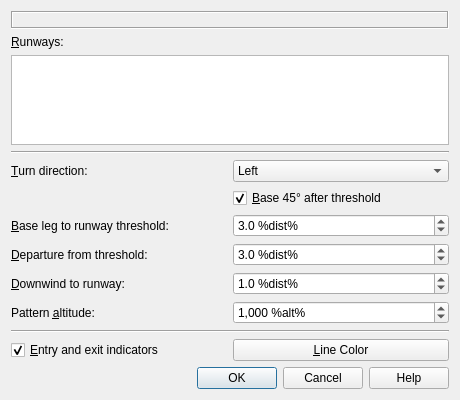
<?xml version="1.0" encoding="UTF-8"?>
<ui version="4.0">
 <class>TrafficPatternDialog</class>
 <widget class="QDialog" name="TrafficPatternDialog">
  <property name="geometry">
   <rect>
    <x>0</x>
    <y>0</y>
    <width>460</width>
    <height>400</height>
   </rect>
  </property>
  <property name="windowTitle">
   <string>Little Navmap - Add Airport Traffic Pattern</string>
  </property>
  <layout class="QGridLayout" name="gridLayout">
   <item row="12" column="1">
    <widget class="QPushButton" name="pushButtonTrafficPatternColor">
     <property name="text">
      <string>&amp;Line Color</string>
     </property>
    </widget>
   </item>
   <item row="5" column="1">
    <widget class="QComboBox" name="comboBoxTrafficPatternTurnDirection">
     <item>
      <property name="text">
       <string>Left</string>
      </property>
     </item>
     <item>
      <property name="text">
       <string>Right</string>
      </property>
     </item>
    </widget>
   </item>
   <item row="9" column="0">
    <widget class="QLabel" name="labelTrafficPatternDownwindDistance">
     <property name="text">
      <string>&amp;Downwind to runway:</string>
     </property>
     <property name="buddy">
      <cstring>doubleSpinBoxDownwindDistance</cstring>
     </property>
    </widget>
   </item>
   <item row="4" column="0" colspan="2">
    <widget class="Line" name="line">
     <property name="orientation">
      <enum>Qt::Horizontal</enum>
     </property>
    </widget>
   </item>
   <item row="6" column="1">
    <widget class="QCheckBox" name="checkBoxTrafficPattern45Degree">
     <property name="toolTip">
      <string>Ignore base leg to runway distance and calculate it using 45° from runway end to downwind leg</string>
     </property>
     <property name="text">
      <string>&amp;Base 45° after threshold</string>
     </property>
     <property name="checked">
      <bool>true</bool>
     </property>
    </widget>
   </item>
   <item row="11" column="0" colspan="2">
    <widget class="Line" name="line_2">
     <property name="orientation">
      <enum>Qt::Horizontal</enum>
     </property>
    </widget>
   </item>
   <item row="15" column="0" colspan="2">
    <widget class="QDialogButtonBox" name="buttonBoxTrafficPattern">
     <property name="orientation">
      <enum>Qt::Horizontal</enum>
     </property>
     <property name="standardButtons">
      <set>QDialogButtonBox::Cancel|QDialogButtonBox::Help|QDialogButtonBox::Ok</set>
     </property>
    </widget>
   </item>
   <item row="7" column="0">
    <widget class="QLabel" name="labelTrafficPatternBaseDistance">
     <property name="text">
      <string>&amp;Base leg to runway threshold:</string>
     </property>
     <property name="buddy">
      <cstring>doubleSpinBoxTrafficPatternBaseDistance</cstring>
     </property>
    </widget>
   </item>
   <item row="5" column="0">
    <widget class="QLabel" name="labelTrafficPatternTurnDirection">
     <property name="text">
      <string>&amp;Turn direction:</string>
     </property>
     <property name="buddy">
      <cstring>comboBoxTrafficPatternTurnDirection</cstring>
     </property>
    </widget>
   </item>
   <item row="10" column="1">
    <widget class="QSpinBox" name="spinBoxTrafficPatternAltitude">
     <property name="toolTip">
      <string>Pattern altitude above airport elevation</string>
     </property>
     <property name="showGroupSeparator" stdset="0">
      <bool>true</bool>
     </property>
     <property name="suffix">
      <string> %alt%</string>
     </property>
     <property name="minimum">
      <number>100</number>
     </property>
     <property name="maximum">
      <number>10000</number>
     </property>
     <property name="singleStep">
      <number>100</number>
     </property>
     <property name="value">
      <number>1000</number>
     </property>
    </widget>
   </item>
   <item row="0" column="0" colspan="2">
    <widget class="QLabel" name="labelTrafficPatternAirport">
     <property name="frameShape">
      <enum>QFrame::Box</enum>
     </property>
     <property name="frameShadow">
      <enum>QFrame::Sunken</enum>
     </property>
     <property name="text">
      <string/>
     </property>
     <property name="wordWrap">
      <bool>true</bool>
     </property>
     <property name="margin">
      <number>5</number>
     </property>
     <property name="textInteractionFlags">
      <set>Qt::LinksAccessibleByMouse|Qt::TextSelectableByMouse</set>
     </property>
    </widget>
   </item>
   <item row="1" column="0">
    <widget class="QLabel" name="labelTrafficPatternRunway">
     <property name="text">
      <string>&amp;Runways:</string>
     </property>
     <property name="buddy">
      <cstring>tableWidgetTrafficPatternRunway</cstring>
     </property>
    </widget>
   </item>
   <item row="12" column="0">
    <widget class="QCheckBox" name="checkBoxTrafficPatternEntryExit">
     <property name="toolTip">
      <string>Show arrows indicating recommended entry end exit paths</string>
     </property>
     <property name="text">
      <string>&amp;Entry and exit indicators</string>
     </property>
     <property name="checked">
      <bool>true</bool>
     </property>
    </widget>
   </item>
   <item row="7" column="1">
    <widget class="QDoubleSpinBox" name="doubleSpinBoxTrafficPatternBaseDistance">
     <property name="toolTip">
      <string>Distance from turn to final to runway end, 
i.e. length of the final segment</string>
     </property>
     <property name="showGroupSeparator" stdset="0">
      <bool>true</bool>
     </property>
     <property name="suffix">
      <string> %dist%</string>
     </property>
     <property name="decimals">
      <number>1</number>
     </property>
     <property name="minimum">
      <double>0.100000000000000</double>
     </property>
     <property name="maximum">
      <double>10.000000000000000</double>
     </property>
     <property name="singleStep">
      <double>0.100000000000000</double>
     </property>
     <property name="value">
      <double>3.000000000000000</double>
     </property>
    </widget>
   </item>
   <item row="10" column="0">
    <widget class="QLabel" name="labelTrafficPatternAltitude">
     <property name="text">
      <string>Pattern &amp;altitude:</string>
     </property>
     <property name="buddy">
      <cstring>spinBoxTrafficPatternAltitude</cstring>
     </property>
    </widget>
   </item>
   <item row="9" column="1">
    <widget class="QDoubleSpinBox" name="doubleSpinBoxDownwindDistance">
     <property name="toolTip">
      <string>Distance from runway to downwind leg</string>
     </property>
     <property name="showGroupSeparator" stdset="0">
      <bool>true</bool>
     </property>
     <property name="suffix">
      <string> %dist%</string>
     </property>
     <property name="decimals">
      <number>1</number>
     </property>
     <property name="minimum">
      <double>0.100000000000000</double>
     </property>
     <property name="maximum">
      <double>10.000000000000000</double>
     </property>
     <property name="singleStep">
      <double>0.100000000000000</double>
     </property>
     <property name="value">
      <double>1.000000000000000</double>
     </property>
    </widget>
   </item>
   <item row="2" column="0" colspan="2">
    <widget class="QTableWidget" name="tableWidgetTrafficPatternRunway">
     <property name="editTriggers">
      <set>QAbstractItemView::NoEditTriggers</set>
     </property>
     <property name="showDropIndicator" stdset="0">
      <bool>false</bool>
     </property>
     <property name="dragDropOverwriteMode">
      <bool>false</bool>
     </property>
     <property name="alternatingRowColors">
      <bool>true</bool>
     </property>
     <property name="selectionMode">
      <enum>QAbstractItemView::SingleSelection</enum>
     </property>
     <property name="selectionBehavior">
      <enum>QAbstractItemView::SelectRows</enum>
     </property>
     <property name="textElideMode">
      <enum>Qt::ElideNone</enum>
     </property>
     <property name="horizontalScrollMode">
      <enum>QAbstractItemView::ScrollPerPixel</enum>
     </property>
     <property name="showGrid">
      <bool>false</bool>
     </property>
     <property name="wordWrap">
      <bool>false</bool>
     </property>
     <property name="cornerButtonEnabled">
      <bool>false</bool>
     </property>
     <attribute name="horizontalHeaderVisible">
      <bool>true</bool>
     </attribute>
     <attribute name="horizontalHeaderMinimumSectionSize">
      <number>20</number>
     </attribute>
     <attribute name="horizontalHeaderStretchLastSection">
      <bool>true</bool>
     </attribute>
     <attribute name="verticalHeaderVisible">
      <bool>false</bool>
     </attribute>
    </widget>
   </item>
   <item row="8" column="0">
    <widget class="QLabel" name="labelTrafficPatternDepartureDistance">
     <property name="text">
      <string>&amp;Departure from threshold:</string>
     </property>
     <property name="buddy">
      <cstring>doubleSpinBoxTrafficPatternBaseDistance</cstring>
     </property>
    </widget>
   </item>
   <item row="8" column="1">
    <widget class="QDoubleSpinBox" name="doubleSpinBoxTrafficPatternDepartureDistance">
     <property name="toolTip">
      <string>Distance from runway threshold to turn to crosswind. 
Measured from the start of the runway, i.e. the end of the final leg.</string>
     </property>
     <property name="showGroupSeparator" stdset="0">
      <bool>true</bool>
     </property>
     <property name="suffix">
      <string> %dist%</string>
     </property>
     <property name="decimals">
      <number>1</number>
     </property>
     <property name="minimum">
      <double>0.100000000000000</double>
     </property>
     <property name="maximum">
      <double>10.000000000000000</double>
     </property>
     <property name="singleStep">
      <double>0.100000000000000</double>
     </property>
     <property name="value">
      <double>3.000000000000000</double>
     </property>
    </widget>
   </item>
  </layout>
 </widget>
 <tabstops>
  <tabstop>tableWidgetTrafficPatternRunway</tabstop>
  <tabstop>comboBoxTrafficPatternTurnDirection</tabstop>
  <tabstop>checkBoxTrafficPattern45Degree</tabstop>
  <tabstop>doubleSpinBoxTrafficPatternBaseDistance</tabstop>
  <tabstop>doubleSpinBoxDownwindDistance</tabstop>
  <tabstop>spinBoxTrafficPatternAltitude</tabstop>
  <tabstop>checkBoxTrafficPatternEntryExit</tabstop>
  <tabstop>pushButtonTrafficPatternColor</tabstop>
 </tabstops>
 <resources/>
 <connections/>
</ui>
